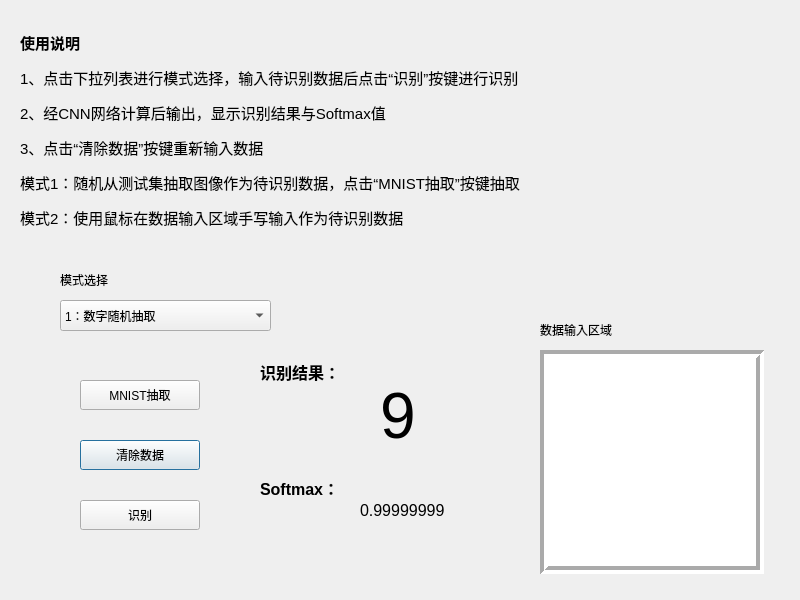
<?xml version="1.0" encoding="UTF-8"?>
<ui version="4.0">
 <class>MainWindow</class>
 <widget class="QDialog" name="MainWindow">
  <property name="geometry">
   <rect>
    <x>0</x>
    <y>0</y>
    <width>800</width>
    <height>600</height>
   </rect>
  </property>
  <property name="windowTitle">
   <string>手写输入汉字识别系统</string>
  </property>
  <widget class="QComboBox" name="cbBox_Mode">
   <property name="geometry">
    <rect>
     <x>60</x>
     <y>300</y>
     <width>211</width>
     <height>31</height>
    </rect>
   </property>
   <item>
    <property name="text">
     <string>1：数字随机抽取</string>
    </property>
   </item>
   <item>
    <property name="text">
     <string>2：数字手写输入</string>
    </property>
   </item>
   <item>
    <property name="text">
     <string>3：汉字随机抽取</string>
    </property>
   </item>
   <item>
    <property name="text">
     <string>4：汉字手写输入</string>
    </property>
   </item>
  </widget>
  <widget class="QLabel" name="label">
   <property name="geometry">
    <rect>
     <x>60</x>
     <y>270</y>
     <width>80</width>
     <height>20</height>
    </rect>
   </property>
   <property name="text">
    <string>模式选择</string>
   </property>
  </widget>
  <widget class="QPushButton" name="pbtClear">
   <property name="geometry">
    <rect>
     <x>80</x>
     <y>440</y>
     <width>120</width>
     <height>30</height>
    </rect>
   </property>
   <property name="styleSheet">
    <string notr="true"/>
   </property>
   <property name="text">
    <string>清除数据</string>
   </property>
   <property name="checkable">
    <bool>false</bool>
   </property>
   <property name="checked">
    <bool>false</bool>
   </property>
  </widget>
  <widget class="QPushButton" name="pbtGetMnist">
   <property name="geometry">
    <rect>
     <x>80</x>
     <y>380</y>
     <width>120</width>
     <height>30</height>
    </rect>
   </property>
   <property name="text">
    <string>MNIST抽取</string>
   </property>
   <property name="checkable">
    <bool>false</bool>
   </property>
  </widget>
  <widget class="QPushButton" name="pbtPredict">
   <property name="geometry">
    <rect>
     <x>80</x>
     <y>500</y>
     <width>120</width>
     <height>30</height>
    </rect>
   </property>
   <property name="styleSheet">
    <string notr="true"/>
   </property>
   <property name="text">
    <string>识别</string>
   </property>
  </widget>
  <widget class="QLabel" name="lbDataArea">
   <property name="geometry">
    <rect>
     <x>540</x>
     <y>350</y>
     <width>224</width>
     <height>224</height>
    </rect>
   </property>
   <property name="mouseTracking">
    <bool>false</bool>
   </property>
   <property name="styleSheet">
    <string notr="true">background-color: rgb(255, 255, 255);</string>
   </property>
   <property name="frameShape">
    <enum>QFrame::Box</enum>
   </property>
   <property name="frameShadow">
    <enum>QFrame::Sunken</enum>
   </property>
   <property name="lineWidth">
    <number>4</number>
   </property>
   <property name="midLineWidth">
    <number>0</number>
   </property>
   <property name="text">
    <string/>
   </property>
  </widget>
  <widget class="QLabel" name="label_3">
   <property name="geometry">
    <rect>
     <x>260</x>
     <y>340</y>
     <width>91</width>
     <height>181</height>
    </rect>
   </property>
   <property name="text">
    <string>&lt;html&gt;&lt;head/&gt;&lt;body&gt;&lt;p&gt;&lt;span style=&quot; font-size:12pt; font-weight:600;&quot;&gt;识别结果：&lt;/span&gt;&lt;/p&gt;&lt;p&gt;&lt;br/&gt;&lt;/p&gt;&lt;p&gt;&lt;br/&gt;&lt;/p&gt;&lt;p&gt;&lt;span style=&quot; font-size:12pt; font-weight:600;&quot;&gt;Softmax：&lt;/span&gt;&lt;/p&gt;&lt;/body&gt;&lt;/html&gt;</string>
   </property>
  </widget>
  <widget class="QLabel" name="label_4">
   <property name="geometry">
    <rect>
     <x>540</x>
     <y>320</y>
     <width>131</width>
     <height>20</height>
    </rect>
   </property>
   <property name="text">
    <string>数据输入区域</string>
   </property>
  </widget>
  <widget class="QLabel" name="label_5">
   <property name="geometry">
    <rect>
     <x>20</x>
     <y>10</y>
     <width>711</width>
     <height>241</height>
    </rect>
   </property>
   <property name="text">
    <string>&lt;!DOCTYPE HTML PUBLIC &quot;-//W3C//DTD HTML 4.0//EN&quot; &quot;http://www.w3.org/TR/REC-html40/strict.dtd&quot;&gt;
&lt;html&gt;&lt;head&gt;&lt;meta name=&quot;qrichtext&quot; content=&quot;1&quot; /&gt;&lt;style type=&quot;text/css&quot;&gt;
p, li { white-space: pre-wrap; }
&lt;/style&gt;&lt;/head&gt;&lt;body style=&quot; font-family:'Ubuntu'; font-size:11pt; font-weight:400; font-style:normal;&quot;&gt;
&lt;p style=&quot; margin-top:12px; margin-bottom:12px; margin-left:0px; margin-right:0px; -qt-block-indent:0; text-indent:0px;&quot;&gt;&lt;span style=&quot; font-family:'Ubuntu'; font-weight:600;&quot;&gt;使用说明&lt;/span&gt;&lt;/p&gt;
&lt;p style=&quot; margin-top:12px; margin-bottom:12px; margin-left:0px; margin-right:0px; -qt-block-indent:0; text-indent:0px;&quot;&gt;&lt;span style=&quot; font-family:'Ubuntu';&quot;&gt;1、点击下拉列表进行模式选择，输入待识别数据后点击“识别”按键进行识别&lt;/span&gt;&lt;/p&gt;
&lt;p style=&quot; margin-top:12px; margin-bottom:12px; margin-left:0px; margin-right:0px; -qt-block-indent:0; text-indent:0px;&quot;&gt;&lt;span style=&quot; font-family:'Ubuntu';&quot;&gt;2、经CNN网络计算后输出，显示识别结果与Softmax值&lt;/span&gt;&lt;/p&gt;
&lt;p style=&quot; margin-top:12px; margin-bottom:12px; margin-left:0px; margin-right:0px; -qt-block-indent:0; text-indent:0px;&quot;&gt;&lt;span style=&quot; font-family:'Ubuntu';&quot;&gt;3、点击“清除数据”按键重新输入数据&lt;/span&gt;&lt;/p&gt;
&lt;p style=&quot; margin-top:12px; margin-bottom:12px; margin-left:0px; margin-right:0px; -qt-block-indent:0; text-indent:0px;&quot;&gt;&lt;span style=&quot; font-family:'Ubuntu';&quot;&gt;模式1：随机从测试集抽取图像作为待识别数据，点击“MNIST抽取”按键抽取&lt;/span&gt;&lt;/p&gt;
&lt;p style=&quot; margin-top:12px; margin-bottom:12px; margin-left:0px; margin-right:0px; -qt-block-indent:0; text-indent:0px;&quot;&gt;&lt;span style=&quot; font-family:'Ubuntu';&quot;&gt;模式2：使用鼠标在数据输入区域手写输入作为待识别数据&lt;/span&gt;&lt;/p&gt;&lt;/body&gt;&lt;/html&gt;</string>
   </property>
  </widget>
  <widget class="QWidget" name="verticalLayoutWidget">
   <property name="geometry">
    <rect>
     <x>540</x>
     <y>350</y>
     <width>221</width>
     <height>221</height>
    </rect>
   </property>
   <layout class="QVBoxLayout" name="dArea_Layout">
    <property name="spacing">
     <number>0</number>
    </property>
    <property name="leftMargin">
     <number>0</number>
    </property>
    <property name="topMargin">
     <number>0</number>
    </property>
    <property name="rightMargin">
     <number>0</number>
    </property>
    <property name="bottomMargin">
     <number>0</number>
    </property>
   </layout>
  </widget>
  <widget class="QLabel" name="lbResult">
   <property name="geometry">
    <rect>
     <x>380</x>
     <y>350</y>
     <width>91</width>
     <height>131</height>
    </rect>
   </property>
   <property name="font">
    <font>
     <pointsize>48</pointsize>
    </font>
   </property>
   <property name="text">
    <string>9</string>
   </property>
  </widget>
  <widget class="QLabel" name="lbCofidence">
   <property name="geometry">
    <rect>
     <x>360</x>
     <y>500</y>
     <width>151</width>
     <height>21</height>
    </rect>
   </property>
   <property name="font">
    <font>
     <pointsize>12</pointsize>
    </font>
   </property>
   <property name="text">
    <string>0.99999999</string>
   </property>
  </widget>
 </widget>
 <resources/>
 <connections>
  <connection>
   <sender>cbBox_Mode</sender>
   <signal>activated(QString)</signal>
   <receiver>MainWindow</receiver>
   <slot>cbBox_Mode_Callback()</slot>
   <hints>
    <hint type="sourcelabel">
     <x>178</x>
     <y>317</y>
    </hint>
    <hint type="destinationlabel">
     <x>158</x>
     <y>168</y>
    </hint>
   </hints>
  </connection>
  <connection>
   <sender>pbtClear</sender>
   <signal>clicked()</signal>
   <receiver>MainWindow</receiver>
   <slot>pbtClear_Callback()</slot>
   <hints>
    <hint type="sourcelabel">
     <x>131</x>
     <y>460</y>
    </hint>
    <hint type="destinationlabel">
     <x>105</x>
     <y>341</y>
    </hint>
   </hints>
  </connection>
  <connection>
   <sender>pbtPredict</sender>
   <signal>clicked()</signal>
   <receiver>MainWindow</receiver>
   <slot>pbtPredict_Callback()</slot>
   <hints>
    <hint type="sourcelabel">
     <x>157</x>
     <y>517</y>
    </hint>
    <hint type="destinationlabel">
     <x>157</x>
     <y>542</y>
    </hint>
   </hints>
  </connection>
  <connection>
   <sender>pbtGetMnist</sender>
   <signal>clicked()</signal>
   <receiver>MainWindow</receiver>
   <slot>pbtGetMnist_Callback()</slot>
   <hints>
    <hint type="sourcelabel">
     <x>102</x>
     <y>399</y>
    </hint>
    <hint type="destinationlabel">
     <x>29</x>
     <y>401</y>
    </hint>
   </hints>
  </connection>
 </connections>
 <slots>
  <slot>cbBox_Mode_Callback()</slot>
  <slot>pbtClear_Callback()</slot>
  <slot>pbtPredict_Callback()</slot>
  <slot>pbtGetMnist_Callback()</slot>
 </slots>
</ui>
